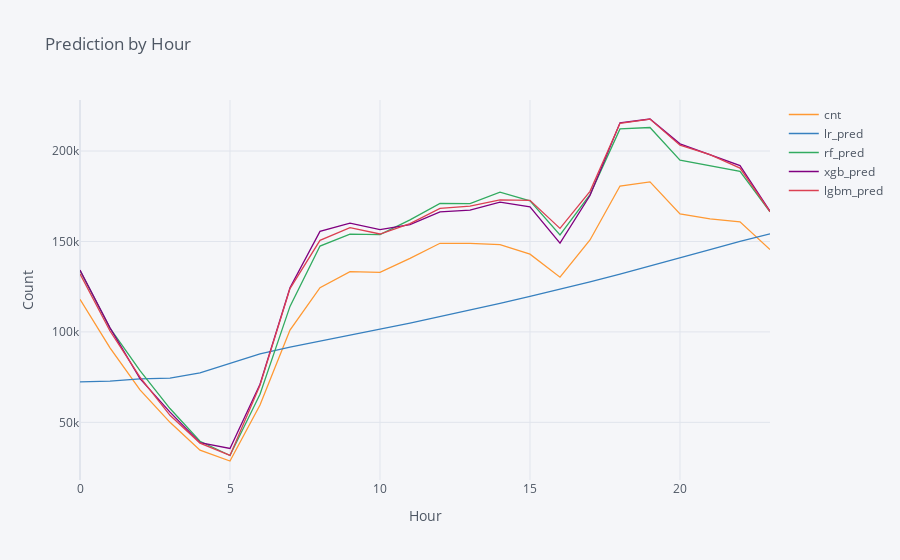

The code cell stored with this chart in its notebook:
### Markdown cell above
<img src="https://github.com/jiyoungsim/BigQuery-NYC-Taxi-Demand--EDA-and-Prediction/blob/master/figs/pred_by_zip.png?raw=true">

### Code cell
test_df.groupby('hour')['cnt','lr_pred','rf_pred','xgb_pred','lgbm_pred','zip_code'].sum().iplot(kind='scatter', title='Prediction by Hour', xTitle='Hour', yTitle='Count')

### Figure 1 — Plotly figure (JSON) as saved in the notebook; plotly's stock layout.template omitted (floating-point values rounded to 4 significant figures)
{"data": [{"line": {"color": "rgba(255, 153, 51, 1.0)", "dash": "solid", "shape": "linear", "width": 1.3}, "mode": "lines", "name": "cnt", "text": "", "type": "scatter", "x": [0, 1, 2, 3, 4, 5, 6, 7, 8, 9, 10, 11, 12, 13, 14, 15, 16, 17, 18, 19, 20, 21, 22, 23], "y": [118017, 91196, 67973, 50021, 34603, 28638, 59575, 100996, 124475, 133348, 132937, 140685, 148999, 148907, 148218, 142954, 130268, 150824, 180664, 182949, 165221, 162466, 160848, 145501]}, {"line": {"color": "rgba(55, 128, 191, 1.0)", "dash": "solid", "shape": "linear", "width": 1.3}, "mode": "lines", "name": "lr_pred", "text": "", "type": "scatter", "x": [0, 1, 2, 3, 4, 5, 6, 7, 8, 9, 10, 11, 12, 13, 14, 15, 16, 17, 18, 19, 20, 21, 22, 23], "y": [72420.0, 72790.0, 74050.0, 74440.0, 77420.0, 82770.0, 87820.0, 91540.0, 94980.0, 98330.0, 101500.0, 104900.0, 108300.0, 112000.0, 115700.0, 119600.0, 123500.0, 127700.0, 131900.0, 136300.0, 140800.0, 145500.0, 150000.0, 154300.0]}, {"line": {"color": "rgba(50, 171, 96, 1.0)", "dash": "solid", "shape": "linear", "width": 1.3}, "mode": "lines", "name": "rf_pred", "text": "", "type": "scatter", "x": [0, 1, 2, 3, 4, 5, 6, 7, 8, 9, 10, 11, 12, 13, 14, 15, 16, 17, 18, 19, 20, 21, 22, 23], "y": [134000.0, 102100.0, 78550.0, 57630.0, 39560.0, 31670.0, 65530.0, 114100.0, 147500.0, 154000.0, 153800.0, 162000.0, 171000.0, 171000.0, 177200.0, 172400.0, 153600.0, 175900.0, 212200.0, 213000.0, 195000.0, 191800.0, 188800.0, 166400.0]}, {"line": {"color": "rgba(128, 0, 128, 1.0)", "dash": "solid", "shape": "linear", "width": 1.3}, "mode": "lines", "name": "xgb_pred", "text": "", "type": "scatter", "x": [0, 1, 2, 3, 4, 5, 6, 7, 8, 9, 10, 11, 12, 13, 14, 15, 16, 17, 18, 19, 20, 21, 22, 23], "y": [134200.0, 102200.0, 74160.0, 55670.0, 38740.0, 35540.0, 71100.0, 124400.0, 155600.0, 160100.0, 156500.0, 159300.0, 166300.0, 167300.0, 171800.0, 169200.0, 149100.0, 175400.0, 215600.0, 217700.0, 204000.0, 198100.0, 191900.0, 166700.0]}, {"line": {"color": "rgba(219, 64, 82, 1.0)", "dash": "solid", "shape": "linear", "width": 1.3}, "mode": "lines", "name": "lgbm_pred", "text": "", "type": "scatter", "x": [0, 1, 2, 3, 4, 5, 6, 7, 8, 9, 10, 11, 12, 13, 14, 15, 16, 17, 18, 19, 20, 21, 22, 23], "y": [132100.0, 100500.0, 74990.0, 53920.0, 38540.0, 31740.0, 70500.0, 124000.0, 150600.0, 157600.0, 154100.0, 159900.0, 168300.0, 169600.0, 173000.0, 172700.0, 157200.0, 177700.0, 215300.0, 217700.0, 203200.0, 198000.0, 190600.0, 166500.0]}], "layout": {"legend": {"bgcolor": "#F5F6F9", "font": {"color": "#4D5663"}}, "paper_bgcolor": "#F5F6F9", "plot_bgcolor": "#F5F6F9", "title": {"font": {"color": "#4D5663"}, "text": "Prediction by Hour"}, "xaxis": {"gridcolor": "#E1E5ED", "showgrid": true, "tickfont": {"color": "#4D5663"}, "title": {"font": {"color": "#4D5663"}, "text": "Hour"}, "zerolinecolor": "#E1E5ED"}, "yaxis": {"gridcolor": "#E1E5ED", "showgrid": true, "tickfont": {"color": "#4D5663"}, "title": {"font": {"color": "#4D5663"}, "text": "Count"}, "zerolinecolor": "#E1E5ED"}}}
